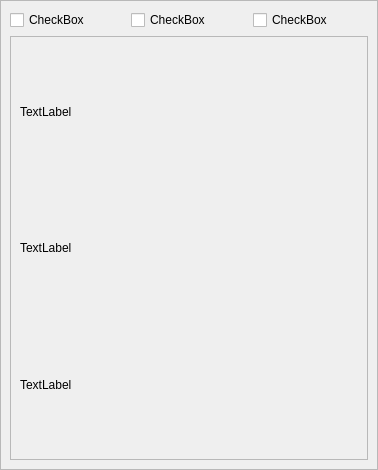
<?xml version="1.0" encoding="UTF-8"?>
<ui version="4.0">
 <class>Form</class>
 <widget class="QWidget" name="Form">
  <property name="geometry">
   <rect>
    <x>0</x>
    <y>0</y>
    <width>378</width>
    <height>470</height>
   </rect>
  </property>
  <property name="windowTitle">
   <string>Form</string>
  </property>
  <layout class="QVBoxLayout" name="verticalLayout">
   <property name="spacing">
    <number>0</number>
   </property>
   <property name="leftMargin">
    <number>0</number>
   </property>
   <property name="topMargin">
    <number>0</number>
   </property>
   <property name="rightMargin">
    <number>0</number>
   </property>
   <property name="bottomMargin">
    <number>0</number>
   </property>
   <item>
    <widget class="QFrame" name="mFrame">
     <property name="frameShape">
      <enum>QFrame::StyledPanel</enum>
     </property>
     <property name="frameShadow">
      <enum>QFrame::Raised</enum>
     </property>
     <layout class="QGridLayout" name="gridLayout">
      <item row="0" column="0">
       <widget class="QCheckBox" name="checkBox">
        <property name="text">
         <string>CheckBox</string>
        </property>
       </widget>
      </item>
      <item row="0" column="1">
       <widget class="QCheckBox" name="checkBox_2">
        <property name="text">
         <string>CheckBox</string>
        </property>
       </widget>
      </item>
      <item row="0" column="2">
       <widget class="QCheckBox" name="checkBox_3">
        <property name="text">
         <string>CheckBox</string>
        </property>
       </widget>
      </item>
      <item row="1" column="0" colspan="3">
       <widget class="QScrollArea" name="scrollArea">
        <property name="sizePolicy">
         <sizepolicy hsizetype="Preferred" vsizetype="Preferred">
          <horstretch>0</horstretch>
          <verstretch>0</verstretch>
         </sizepolicy>
        </property>
        <property name="widgetResizable">
         <bool>true</bool>
        </property>
        <widget class="QWidget" name="scrollAreaWidgetContents_2">
         <property name="geometry">
          <rect>
           <x>0</x>
           <y>0</y>
           <width>352</width>
           <height>415</height>
          </rect>
         </property>
         <layout class="QVBoxLayout" name="verticalLayout_2">
          <item>
           <widget class="QLabel" name="label">
            <property name="text">
             <string>TextLabel</string>
            </property>
           </widget>
          </item>
          <item>
           <widget class="QLabel" name="label_2">
            <property name="text">
             <string>TextLabel</string>
            </property>
           </widget>
          </item>
          <item>
           <widget class="QLabel" name="label_3">
            <property name="text">
             <string>TextLabel</string>
            </property>
           </widget>
          </item>
         </layout>
        </widget>
       </widget>
      </item>
     </layout>
    </widget>
   </item>
  </layout>
 </widget>
 <resources/>
 <connections/>
</ui>
